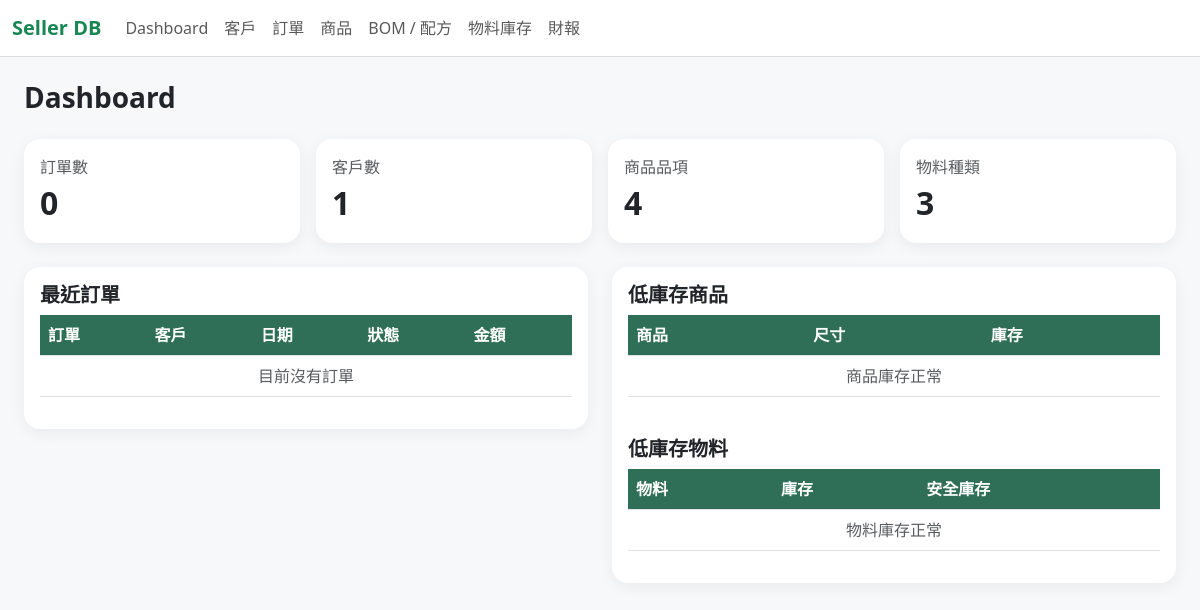
Before: / with the older database file.
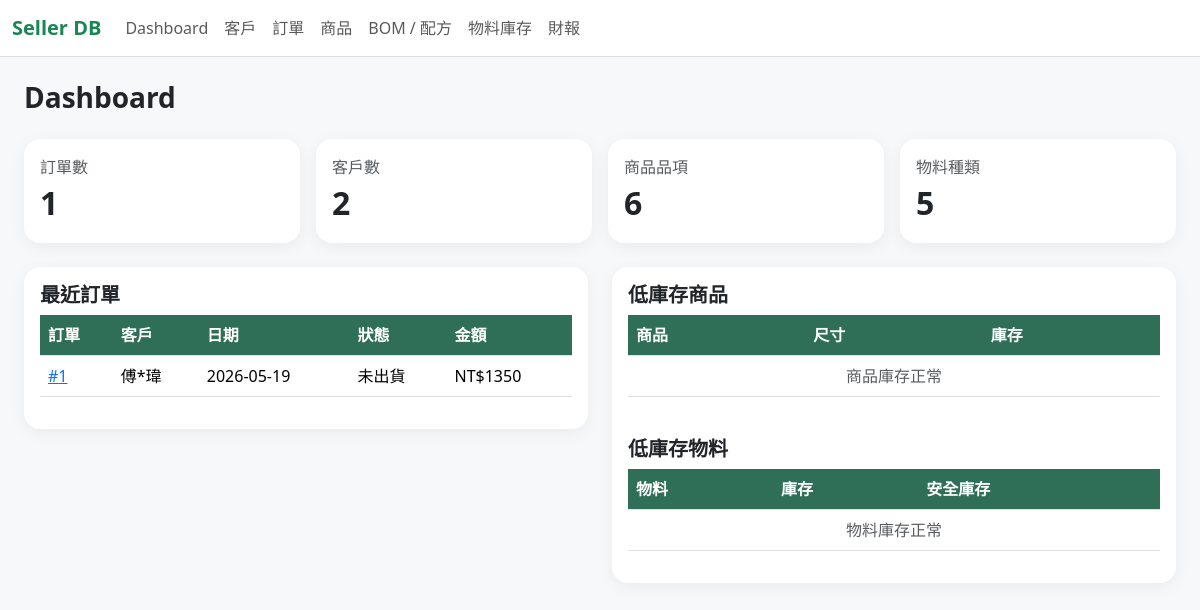
After: the same page with the newer database file.
### tables this page shows
CREATE TABLE "ORDER" (oID TEXT PRIMARY KEY UNIQUE, phone_number TEXT (10) REFERENCES CUSTOMER (phone_number) ON DELETE RESTRICT ON UPDATE CASCADE CHECK (length("phone_number") = 10 AND "phone_number" NOT GLOB '*[^0-9]*'), order_time TEXT CHECK (length(order_time) = 10 AND order_time LIKE '____-__-__'), state TEXT CHECK (state IN ('未出貨', '已出貨', '已取消')), total_amount INTEGER, price NUMERIC, ship_time TEXT CHECK ((length(ship_time) = 10 AND ship_time LIKE '____-__-__') OR ship_time IS NULL OR ship_time = ''));

CREATE TABLE CUSTOMER (phone_number TEXT (10) PRIMARY KEY UNIQUE CHECK (length("phone_number") = 10 AND "phone_number" NOT GLOB '*[^0-9]*'), name TEXT, gender TEXT CHECK (gender IN ('男', '女', '其他')), age INTEGER, platform TEXT, area TEXT);

### app.py (the view)
@app.route("/")
def dashboard():
    db = get_db()
    order_count = db.execute('SELECT COUNT(*) AS c FROM "ORDER"').fetchone()["c"]
    customer_count = db.execute("SELECT COUNT(*) AS c FROM CUSTOMER").fetchone()["c"]
    product_count = db.execute("SELECT COUNT(*) AS c FROM PRODUCT WHERE TRIM(COALESCE(iID, '')) != ''").fetchone()["c"]
    material_count = db.execute("SELECT COUNT(*) AS c FROM MATERIAL_INVENTORY WHERE TRIM(COALESCE(mID, '')) != ''").fetchone()["c"]
    low_materials = db.execute('''
        SELECT * FROM MATERIAL_INVENTORY
        WHERE TRIM(COALESCE(mID, '')) != ''
          AND CAST(COALESCE(NULLIF(stock, ''), '0') AS INTEGER) <= CAST(COALESCE(NULLIF(safe_stock, ''), '0') AS INTEGER)
        ORDER BY CAST(COALESCE(NULLIF(stock, ''), '0') AS INTEGER) ASC
    ''').fetchall()
    low_products = db.execute('''
        SELECT * FROM PRODUCT
        WHERE TRIM(COALESCE(iID, '')) != ''
          AND CAST(COALESCE(NULLIF(available, ''), '0') AS INTEGER) <= 1
        ORDER BY CAST(COALESCE(NULLIF(available, ''), '0') AS INTEGER) ASC
    ''').fetchall()
    recent_orders = db.execute('''
        SELECT o.*, c.name
        FROM "ORDER" o
        JOIN CUSTOMER c ON c.phone_number = o.phone_number
        ORDER BY CAST(o.oID AS INTEGER) DESC
        LIMIT 5
    ''').fetchall()
    return render_template(
        "dashboard.html",
        order_count=order_count,
        customer_count=customer_count,
        product_count=product_count,
        material_count=material_count,
        low_materials=low_materials,
        low_products=low_products,
        recent_orders=recent_orders,
    )

### app.py (called while the page is built)
def get_db():
    if "db" not in g:
        g.db = sqlite3.connect(DB_PATH)
        g.db.row_factory = sqlite3.Row
        g.db.execute("PRAGMA foreign_keys = ON")
    return g.db

@app.before_request
def setup_database():
    init_db()

### templates/dashboard.html
{% extends "base.html" %}
{% block content %}
<h3 class="fw-bold mb-4">Dashboard</h3>
<div class="row g-3 mb-4">
    <div class="col-md-3"><div class="card p-3"><div class="text-muted">訂單數</div><div class="fs-2 fw-bold">{{ order_count }}</div></div></div>
    <div class="col-md-3"><div class="card p-3"><div class="text-muted">客戶數</div><div class="fs-2 fw-bold">{{ customer_count }}</div></div></div>
    <div class="col-md-3"><div class="card p-3"><div class="text-muted">商品品項</div><div class="fs-2 fw-bold">{{ product_count }}</div></div></div>
    <div class="col-md-3"><div class="card p-3"><div class="text-muted">物料種類</div><div class="fs-2 fw-bold">{{ material_count }}</div></div></div>
</div>
<div class="row g-4">
    <div class="col-lg-6"><div class="card p-3"><h5 class="fw-bold">最近訂單</h5><table class="table table-hover"><thead><tr><th>訂單</th><th>客戶</th><th>日期</th><th>狀態</th><th>金額</th></tr></thead><tbody>{% for o in recent_orders %}<tr><td><a href="{{ url_for('order_detail', oID=o.oID) }}">#{{ o.oID }}</a></td><td>{{ o.name }}</td><td>{{ o.order_time }}</td><td>{{ o.state }}</td><td>NT${{ o.price }}</td></tr>{% else %}<tr><td colspan="5" class="text-center text-muted">目前沒有訂單</td></tr>{% endfor %}</tbody></table></div></div>
    <div class="col-lg-6"><div class="card p-3"><h5 class="fw-bold">低庫存商品</h5><table class="table table-hover"><thead><tr><th>商品</th><th>尺寸</th><th>庫存</th></tr></thead><tbody>{% for p in low_products %}<tr><td>{{ p.i_name }}</td><td>{{ p.size }}</td><td><span class="badge text-bg-danger">{{ p.available }}</span></td></tr>{% else %}<tr><td colspan="3" class="text-center text-muted">商品庫存正常</td></tr>{% endfor %}</tbody></table><h5 class="fw-bold mt-4">低庫存物料</h5><table class="table table-hover"><thead><tr><th>物料</th><th>庫存</th><th>安全庫存</th></tr></thead><tbody>{% for m in low_materials %}<tr><td>{{ m.m_name }}</td><td><span class="badge text-bg-danger">{{ m.stock }}</span></td><td>{{ m.safe_stock }}</td></tr>{% else %}<tr><td colspan="3" class="text-center text-muted">物料庫存正常</td></tr>{% endfor %}</tbody></table></div></div>
</div>
{% endblock %}

Changed rows visible on the page:
added ORDER: oID "1", name "傅*瑋", order_time "2026-05-19", state "未出貨", price "1350"
Other visible differences:
{{ order_count }}: "0" → "1"
{{ customer_count }}: "1" → "2"
{{ product_count }}: "4" → "6"
{{ material_count }}: "3" → "5"
text no longer shown: "目前沒有訂單"
